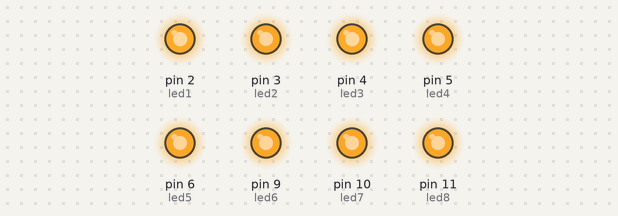
The sketch below on a simulated Arduino Uno, built with avr-gcc and run on an emulated ATmega328P. Parts: output pins drawn as LEDs (lit = HIGH).

Above: at 0.35 s.
At 19.87 s:
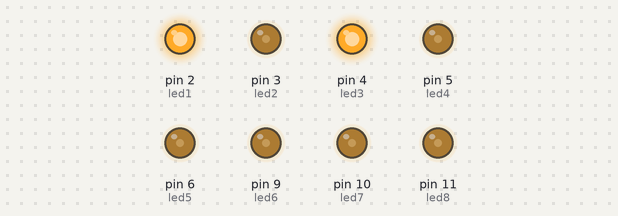
At 39.46 s:
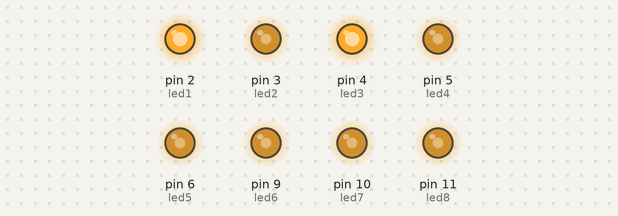
Timing chart, 0 to 40.0 s (numbered marks = the images above):
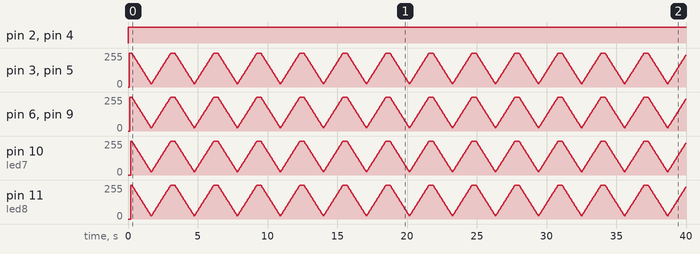

The sketch:

Gambit_FINISHED.ino
```cpp
//Arduino code for the X-MENs Gambit throwing card.

int led1 = 2;
int led2 = 3;  //PWM
int led3 = 4;
int led4 = 5;  //PWM
int led5 = 6;  //PWM
int led6 = 9;  //PWM
int led7 = 10; //PWM
int led8 = 11; //PWM

//////////////////////////////////////////////////////////

void setup()  {
 pinMode(led1, OUTPUT);   // sets the digital pin as output
 pinMode(led2, OUTPUT);   // sets the digital pin as output
 pinMode(led3, OUTPUT);   // sets the digital pin as output
 pinMode(led4, OUTPUT);   // sets the digital pin as output
 pinMode(led5, OUTPUT);   // sets the digital pin as output
 pinMode(led6, OUTPUT);   // sets the digital pin as output
 pinMode(led7, OUTPUT);   // sets the digital pin as output
 pinMode(led8, OUTPUT);   // sets the digital pin as output

}
//////////////////////////////////////////////////////////
void loop()  {

  digitalWrite(led1, HIGH);
  digitalWrite(led3, HIGH);
  delay(80);

  digitalWrite(led2, HIGH);
  digitalWrite(led4, HIGH);
  delay(60);

  digitalWrite(led5, HIGH);
  digitalWrite(led6, HIGH);
  delay(40);

  digitalWrite(led7, HIGH);
  digitalWrite(led8, HIGH);
  delay(80);

//////////////////////////////////////////////////////////

  // fade out from max to min in increments of 5 points:
  for(int fadeValue = 255 ; fadeValue >= 25; fadeValue -=5) {
    // sets the value (range from 0 to 255):
    analogWrite(led2, fadeValue);
    analogWrite(led4, fadeValue);
    analogWrite(led5, fadeValue);
    analogWrite(led6, fadeValue);
    analogWrite(led7, fadeValue);
    analogWrite(led8, fadeValue);
    // wait for 30 milliseconds to see the dimming effect
    delay(30);
  }

  // fade in from min to max in increments of 5 points:
  for(int fadeValue = 25 ; fadeValue <= 255; fadeValue +=5) {
    // sets the value (range from 0 to 255):
    analogWrite(led2, fadeValue);
    analogWrite(led4, fadeValue);
    analogWrite(led5, fadeValue);
    analogWrite(led6, fadeValue);
    analogWrite(led7, fadeValue);
    analogWrite(led8, fadeValue);
    // wait for 30 milliseconds to see the dimming effect
    delay(30);
  }
}
```

Measured:
- by itself, pin 2 (led1), pin 4 (led3): LOW → HIGH at 0.00 s
